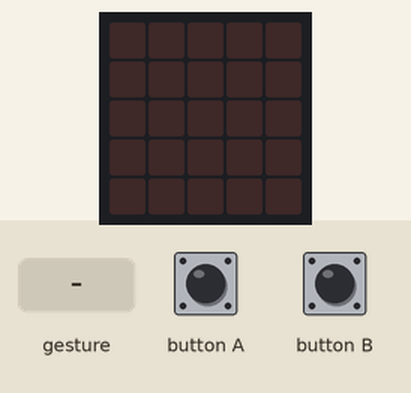
This program was run on a simulated BBC micro:bit (MakeCode). Shown: the board's 5×5 LED display. The test bench sets the inputs (shaded band). Random numbers come from a fixed seed; a tilt is held for 1.5 s and a shake lasts 1 s, then the board lies face up again.

Above: at 1.2 s.
1.3 s: gesture 'shake'
At 2.1 s:
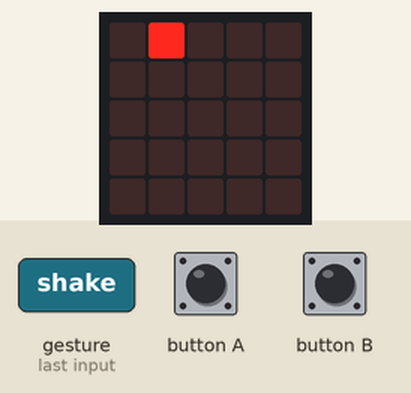
4.3 s: button A pressed for 0.15 s
At 7.1 s:
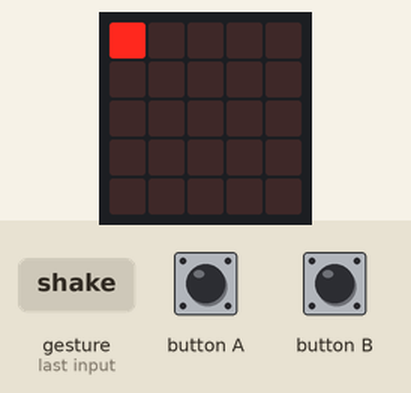
7.4 s: gesture 'shake'
At 10.0 s:
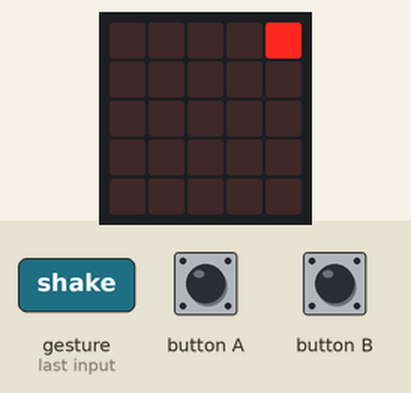
10.4 s: button A pressed for 0.15 s
At 13.0 s:
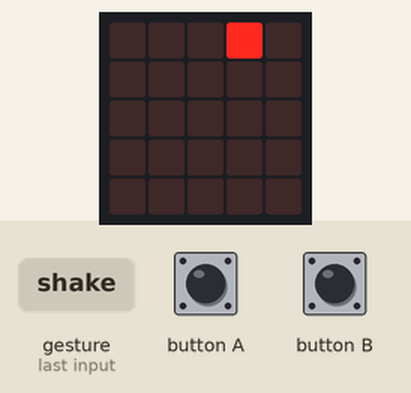
13.5 s: button A pressed 5 times (0.12 s each, 0.3 s apart)
At 15.9 s:
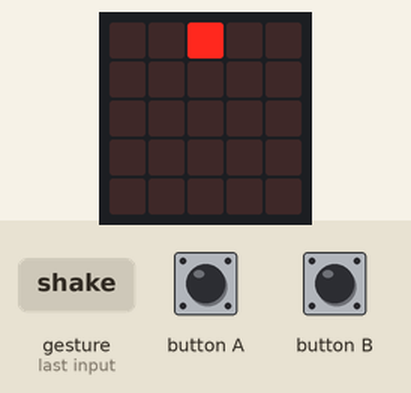
18.0 s: button B pressed for 0.15 s
At 19.17 s:
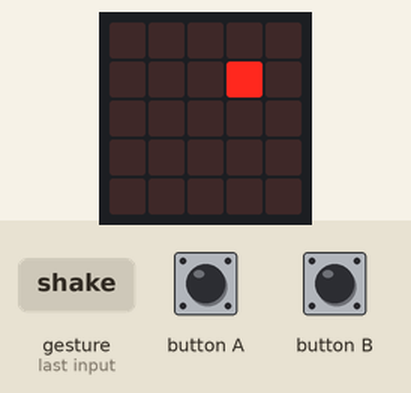

Measured:
- after the input at 1.3 s, the display: changes after 0.20 s (image 1)
- what the display in image 1 shows lasts 0.8 s, from 1.5 s to 2.3 s

The program:

main.ts
```typescript
let carril = 0
let nivel = 0
let Agitado = 0
input.onButtonPressed(Button.A, function () {
    if (carril >= 1 && nivel == 1) {
        carril += -1
        nivel = 0
    }
})
function cambiar () {
    led.plot(carril, nivel)
    basic.pause(300)
    nivel += 1
    if (nivel == 5) {
        nivel = 0
    }
}
input.onGesture(Gesture.Shake, function () {
    carril = randint(0, 4)
    nivel = 0
    Agitado = 1
})
input.onButtonPressed(Button.B, function () {
    if (carril <= 3 && nivel == 1) {
        carril += 1
        nivel = 0
    }
})
basic.forever(function () {
    if (Agitado == 1) {
        cambiar()
        if (nivel == 1) {
            basic.pause(500)
        }
        basic.clearScreen()
    }
})
```

test.ts
```typescript
// aquí va el archivo "tests"; esto no se compilará cuando este paquete se utilice como una extensión.
```
